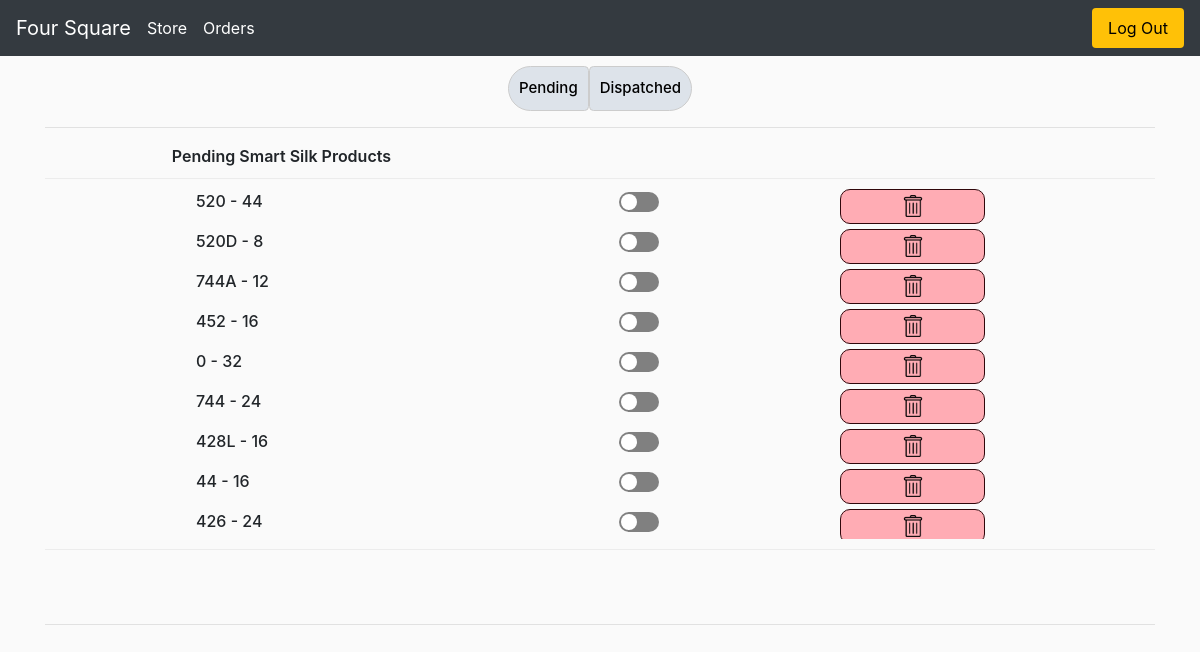
/myorders/ (signed in), run on an earlier commit of the app's database.
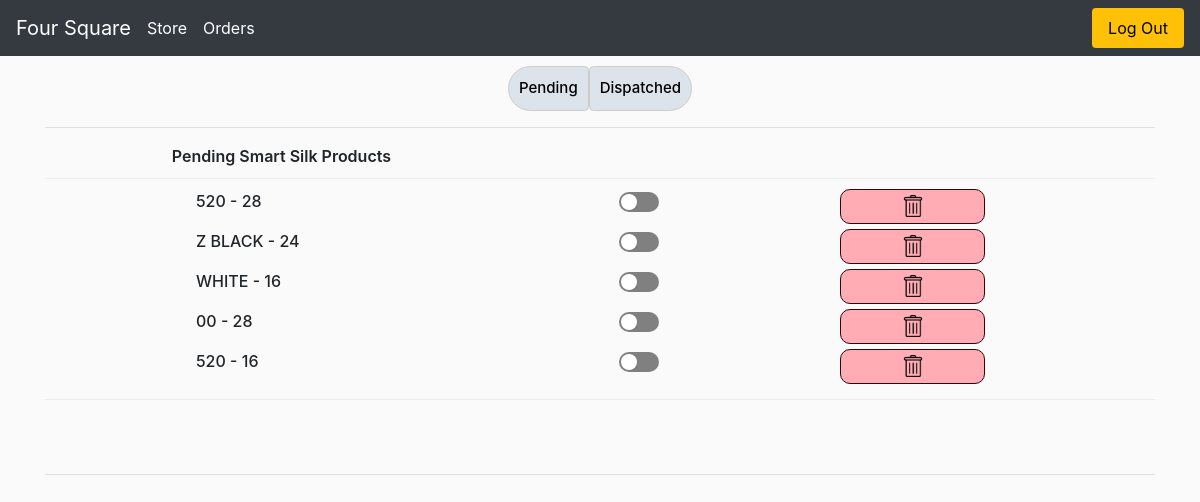
And on a later commit of the database.
### store/models.py (models this page shows, shortened)
class OrderedProduct(models.Model):
    customer = models.ForeignKey(Customer, on_delete=models.CASCADE)
    product = models.ForeignKey(Product, on_delete=models.CASCADE)
    pending_quantity = models.IntegerField(default=0)
    dispatched_quantity = models.IntegerField(default=0)
    date_ordered = models.DateTimeField(auto_now_add=True)
    urgent = models.BooleanField(default=False)
    status = models.CharField(max_length=50, choices=(
        ('placed', 'Placed'),
        ('cancel-requested', 'Cancellation Requested'),
        ('cancel-approved', 'Cancellation Approved'),
        ('cancel-denied', 'Cancellation Denied'),
    ),default='placed')

class Product(models.Model):
    name = models.CharField(max_length=50, null=True, db_index = True)
    category = models.ForeignKey(Category, related_name='product', on_delete=models.CASCADE)
    description = models.TextField(blank=True)
    inventory = models.IntegerField(default=0)
    created = models.DateTimeField(auto_now_add=True)
    def __str__(self):
        return self.name

### store/views.py (the view)
# urls.py: path('myorders/',views.myOrders, name="myOrders"),
def myOrders(request):
    if request.user.is_authenticated:
        customer = request.user.customer
        completed_orders = Order.objects.filter(customer=customer, complete=True).order_by('-date_ordered')
        categories = ['HD', 'Smart Silk', '800 Mtr', 'Red Poly']
        ordered_products = OrderedProduct.objects.filter(customer=customer).order_by('date_ordered')
        context = {'completed_orders': completed_orders, 'categories': categories, 'ordered_products': ordered_products}
    else:
        completed_orders = []
        context = {'completed_orders': completed_orders}
    return render(request, 'customer/myorders.html', context)

### store/templates/customer/myorders.html (shortened to what this page needs)
{% extends 'base/main.html' %}
{% load static %}
{% block content %}
<link rel="stylesheet" href="/static/css/customer/myorders.css">
<div class="row">
    <div class="col-lg-12">
        <div class="filter-bar">
                <button class="filter-button" id="pending-button" style="border-start-start-radius: 25px;
                border-end-start-radius: 25px;">Pending</button>
                <button class="filter-button" id="dispatched-button" style="border-end-end-radius: 25px;
                border-start-end-radius: 25px;">Dispatched</button>
          </div>
        <hr style='border-bottom: 2px black;'>
        <div class="box" id="pending-products-section">
            <div class="cart-row">
                <div style="flex:2"></div>
                <div style="flex:10; font-size:16px; font-weight:600;">Pending Smart Silk Products</div>
                <div style="flex:5.5"></div>
            </div>
            <div class="cart-row order-detail-row" id="order-details">
                <div style="flex:.5"></div>
                <div class="products" style="flex:6.5; max-height: 350px; overflow-y: scroll;">
                    {% for item in ordered_products %}
                        {% if item.pending_quantity > 0%}
                            <div style='display:grid;grid-template-columns:8% 36% 8% 15% 8% 15% 8%;'>
                                <a></a>
                                <p style="justify-self:start;">{{ item.product }} - {{ item.pending_quantity }}</p>
                                <a></a>
                                <div class="toggle-button-wrapper" style="transform: translateY(-12px);">
                                    <input type="checkbox" class="urgent-switch toggle-switch" data-item-id="{{ item.id }}" {% if item.urgent %}checked{% endif %}>
                                </div>
                                <a></a>
                                <div onclick="requestCancellation({{ item.id }})" class="btn delete-button {% if item.status == 'cancel-requested'%}hidden{% endif%}" id="delete-ordered-{{item.id}}"
                                style='height:35px;border-radius:10px;background-color: #ffacb4;border-color: #30070b;'>
                                    <img src="/static/images/dustbin.png" style="width: 22px; height: 22px;transform:translateY(-3px);" >
                                </div>
                                <a></a>
                            </div>
                        {% endif %}
                    {% endfor %}
                </div>
                <div style="flex:0.5"></div>
            </div>
        </div>
    </div>
</div>
{% endblock content %}

What changed in the data, as far as the page shows it:
no longer on this page (row edited): OrderedProduct: product "520D", pending_quantity "8"
no longer on this page (row edited): OrderedProduct: product "744A", pending_quantity "12"
no longer on this page (row edited): OrderedProduct: product "452", pending_quantity "16"
no longer on this page (row edited): OrderedProduct: product "0", pending_quantity "32"
no longer on this page (row edited): OrderedProduct: product "744", pending_quantity "24", {{ item.id }} 35 (drawn)
no longer on this page (row edited): OrderedProduct: product "428L", pending_quantity "16"
no longer on this page (row edited): OrderedProduct: product "44", pending_quantity "16"
no longer on this page (row edited): OrderedProduct: product "426", pending_quantity "24"
changed OrderedProduct (number 1 of 5 on the later page): pending_quantity "44" → "28"
added OrderedProduct: product "Z BLACK", pending_quantity "24"
added OrderedProduct: product "WHITE", pending_quantity "16"
added OrderedProduct: product "00", pending_quantity "28"
added OrderedProduct: product "520", pending_quantity "16"
